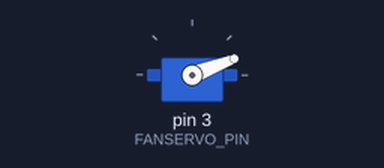
A sketch run on a simulated Arduino Uno, built with avr-gcc and run on an emulated ATmega328P. On the bench: servo.

Above: at 0.05 s.
At 1.65 s:
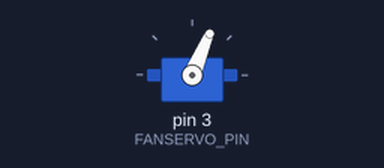
At 3.3 s:
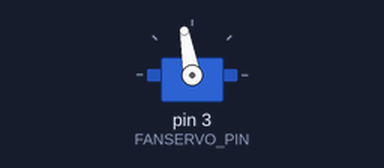
At 6.55 s:
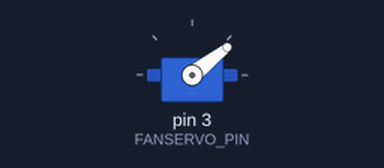
Timing chart, 0 to 11.3 s (numbered marks = the images above):
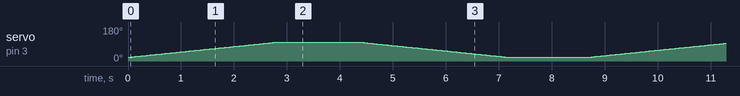

The sketch:

RotatingFan.ino
```cpp
#include <Servo.h>
#include <IRremote.h>

#define IR_REMOTE_PIN 2
#define FANSERVO_PIN 3

Servo fanServo;
IRrecv irrecv(IR_REMOTE_PIN);
decode_results results;

int pos = 0;

int pauseTime = 1500;
int oscilateSpeed = 35;
bool isOscilating = true;

void setup() {
  Serial.begin(9600);
  irrecv.enableIRIn();
  fanServo.attach(FANSERVO_PIN);
}

void loop() {
  if (irrecv.decode(&results)) {
    Serial.println(results.value, DEC);
    irrecv.resume();
  }

  if (isOscilating) {
    oscilateServo();
  }
}

void oscilateServo() {
  for (pos = 20; pos <= 100; pos += 1) {
    fanServo.write(pos);
    delay(oscilateSpeed);
  }
  delay(pauseTime);
  for (pos = 100; pos >= 20; pos -= 1) {
    fanServo.write(pos);
    delay(oscilateSpeed);
  }
  delay(pauseTime);
}
```
